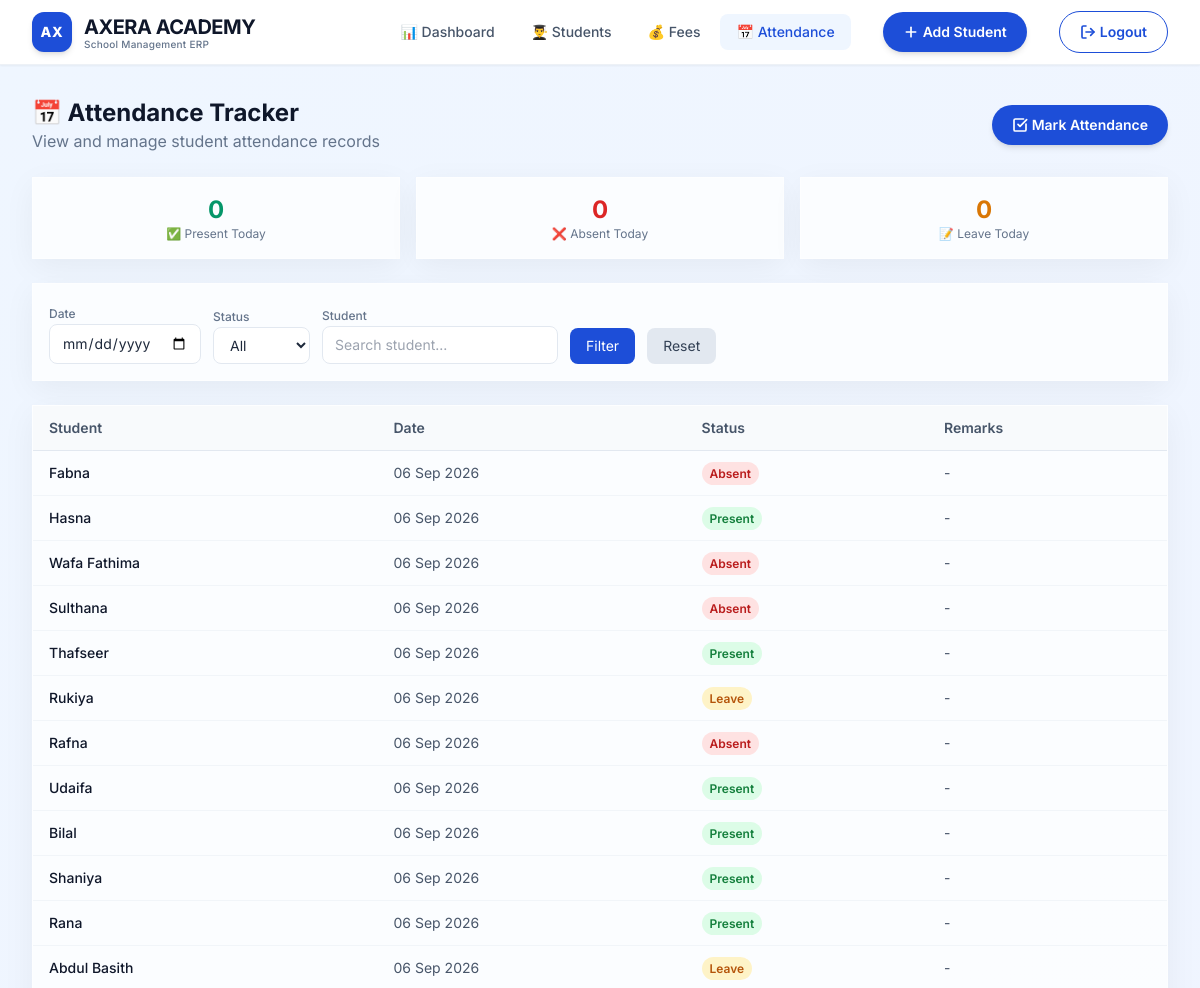
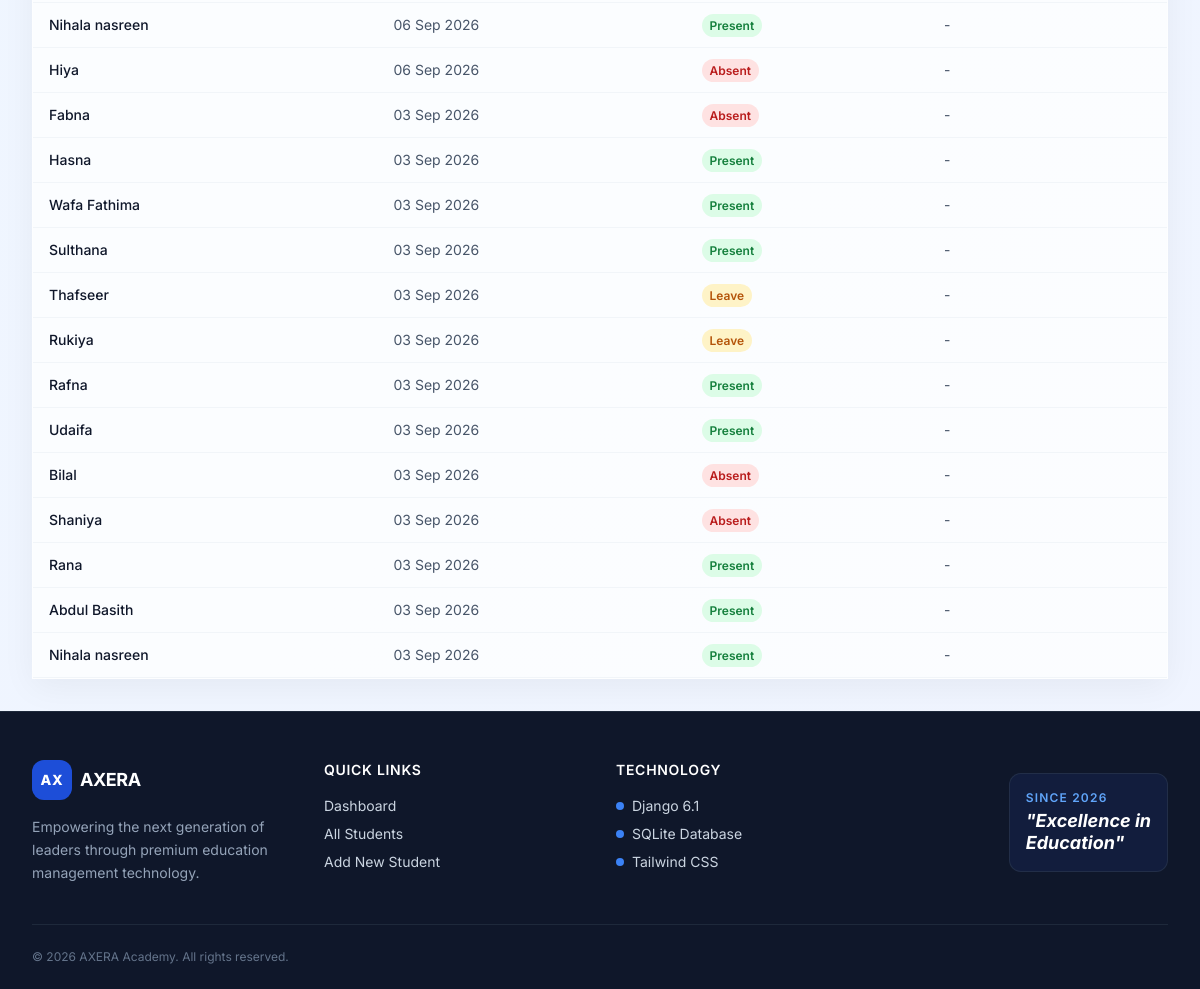
Page /attendance/ (signed in) on the earlier database version (2 pictures, top to bottom).
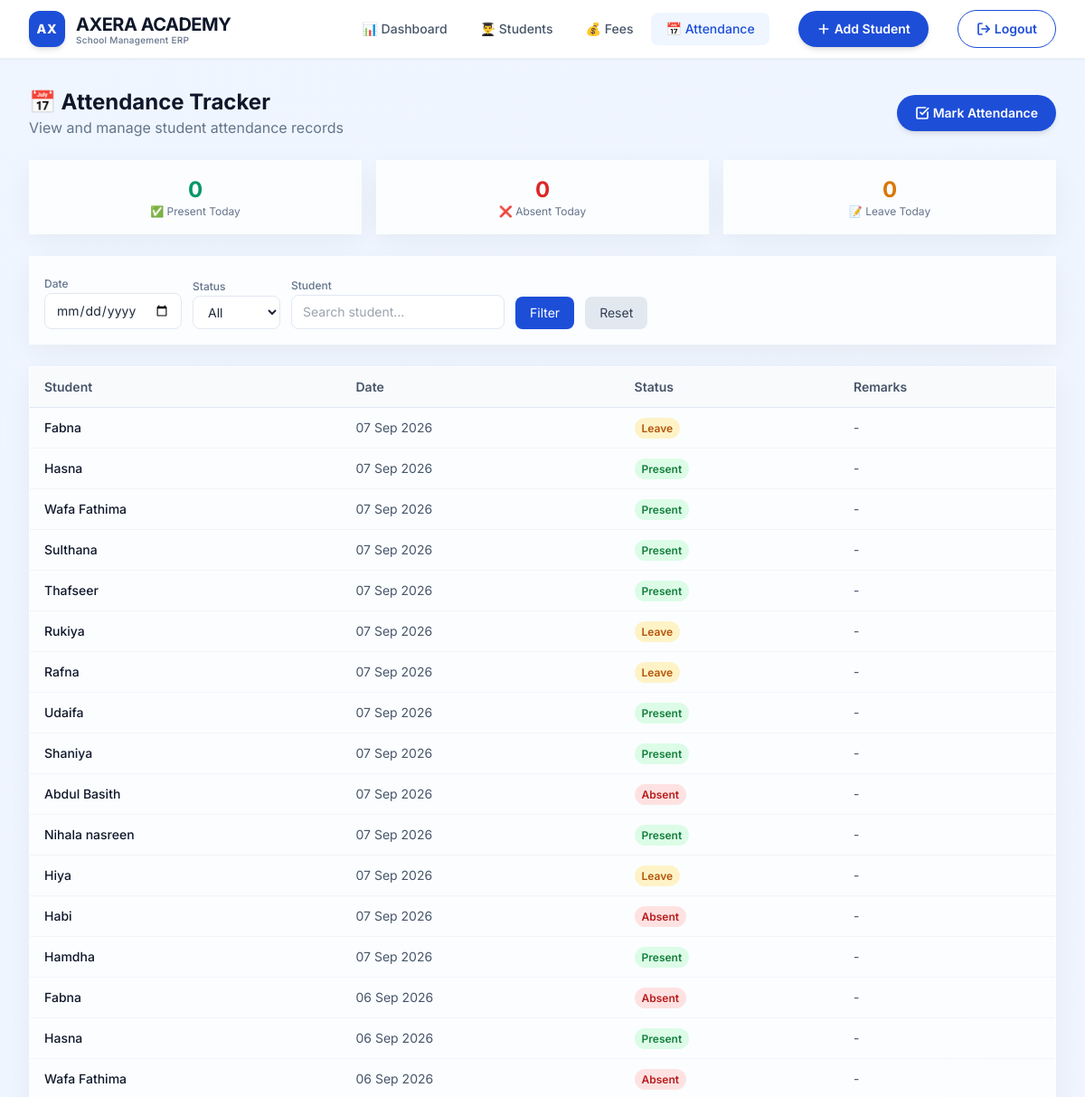
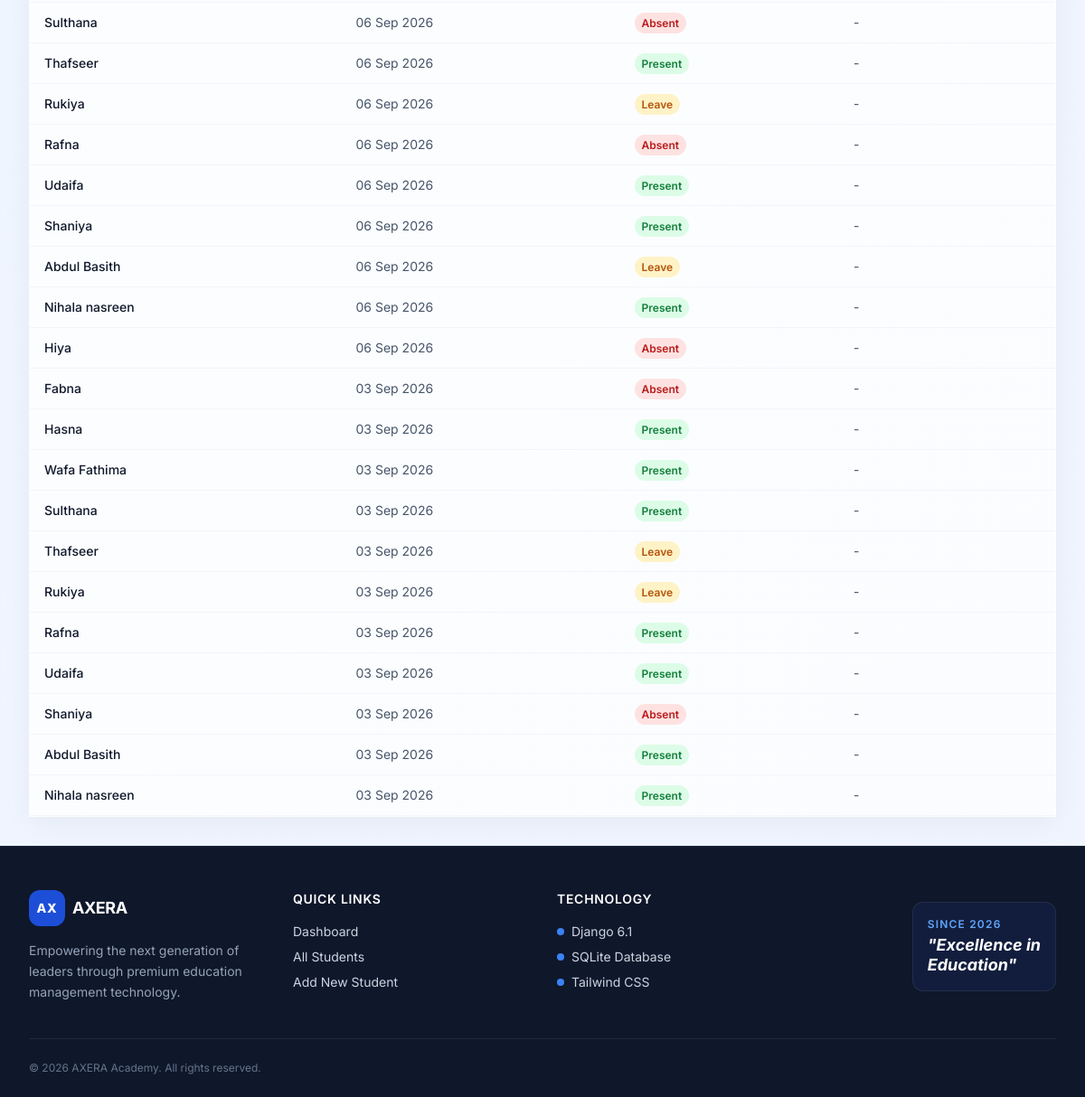
Same page on the later database version (2 pictures, top to bottom).
### students/models.py (models this page shows, shortened)
class Attendance(models.Model):
    STATUS_CHOICES = [
        ('Present', 'Present'),
        ('Absent', 'Absent'),
        ('Leave', 'Leave'),
    ]
    student = models.ForeignKey(Student, on_delete=models.CASCADE, related_name='attendances')
    date = models.DateField(default=timezone.now)
    status = models.CharField(max_length=10, choices=STATUS_CHOICES)
    remarks = models.CharField(max_length=200, blank=True)
    class Meta:
        unique_together = ['student', 'date']
        ordering = ['-date']

class Student(models.Model):
    GENDER_CHOICES = [
        ('Male', 'Male'),
        ('Female', 'Female'),
        ('Other', 'Other'),
    ]
    name = models.CharField(max_length=100)
    age = models.IntegerField()
    gender = models.CharField(max_length=10, choices=GENDER_CHOICES)
    class_name = models.CharField(max_length=50)
    phone = models.CharField(max_length=15)
    email = models.EmailField()
    address = models.TextField()
    admission_date = models.DateField(default=timezone.now)
    is_active = models.BooleanField(default=True)
    class Meta:
        ordering = ['-id']

### students/views.py (the view)
@login_required
def attendance_list(request):
    attendances = (
        Attendance.objects
        .all()
        .select_related('student')
    )
    date_filter = request.GET.get(
        'date',
        ''
    )
    if date_filter:
        attendances = attendances.filter(
            date=date_filter
        )
    status_filter = request.GET.get(
        'status',
        ''
    )
    if status_filter:
        attendances = attendances.filter(
            status=status_filter
        )
    student_filter = request.GET.get(
        'student',
        ''
    )
    if student_filter:
        attendances = attendances.filter(
            student__name__icontains=student_filter
        )
    today = timezone.now().date()
    today_attendance = Attendance.objects.filter(
        date=today
    )
    present_today = today_attendance.filter(
        status='Present'
    ).count()
    absent_today = today_attendance.filter(
        status='Absent'
    ).count()
    leave_today = today_attendance.filter(
        status='Leave'
    ).count()
    context = {
        'attendances': attendances,
        'present_today': present_today,
        'absent_today': absent_today,
        'leave_today': leave_today,
        'date_filter': date_filter,
        'status_filter': status_filter,
    }
    return render(
        request,
        'attendance_list.html',
        context
    )

### students/templates/attendance_list.html (shortened to what the changed rows need)
{% extends 'base.html' %}
{% block content %}
<div class="animate-fade-up">
    <div class="flex flex-col md:flex-row justify-between items-start md:items-center gap-4 mb-6">
        <div>
            <h2 class="text-2xl font-bold text-slate-900">📅 Attendance Tracker</h2>
        </div>
    </div>
    <div class="premium-card p-0 overflow-hidden">
        <div class="overflow-x-auto">
            <table class="w-full text-sm">
                <thead class="bg-slate-50 border-b border-slate-200">
                    <tr>
                        <th class="px-4 py-3 text-left font-semibold text-slate-600">Student</th>
                        <th class="px-4 py-3 text-left font-semibold text-slate-600">Date</th>
                        <th class="px-4 py-3 text-left font-semibold text-slate-600">Status</th>
                        <th class="px-4 py-3 text-left font-semibold text-slate-600">Remarks</th>
                    </tr>
                </thead>
                <tbody>
                    {% for att in attendances %}
                    <tr class="border-b border-slate-100 hover:bg-slate-50 transition">
                        <td class="px-4 py-3">
    <a href="{% url 'student_profile' att.student.id %}" class="text-slate-900 hover:text-blue-600 hover:underline font-medium">
        {{ att.student.name }}
    </a>
</td>
                        <td class="px-4 py-3 text-slate-600">{{ att.date|date:"d M Y" }}</td>
                        <td class="px-4 py-3">
                            <span class="px-2 py-1 rounded-full text-xs font-semibold {% if att.status == 'Present' %}bg-green-100 text-green-700{% elif att.status == 'Absent' %}bg-red-100 text-red-700{% else %}bg-amber-100 text-amber-700{% endif %}">
                                {{ att.status }}
                            </span>
                        </td>
                        <td class="px-4 py-3 text-slate-600">{{ att.remarks|default:"-" }}</td>
                    </tr>
                    {% empty %}
                    <tr><td colspan="4" class="px-4 py-8 text-center text-slate-500">No attendance records found</td></tr>
                    {% endfor %}
                </tbody>
            </table>
        </div>
    </div>
</div>
{% endblock %}

Differences in the rows shown:
removed Attendance: student.name "Bilal", date "06 Sep 2026", status "Present", remarks "-"
removed Attendance: student.name "Rana", date "06 Sep 2026", status "Present", remarks "-"
removed Attendance: student.name "Bilal", date "03 Sep 2026", status "Absent", remarks "-"
removed Attendance: student.name "Rana", date "03 Sep 2026", status "Present", remarks "-"
added Attendance: student.name "Fabna", date "07 Sep 2026", status "Leave", remarks "-"
added Attendance: student.name "Hasna", date "07 Sep 2026", status "Present", remarks "-"
added Attendance: student.name "Wafa Fathima", date "07 Sep 2026", status "Present", remarks "-"
added Attendance: student.name "Sulthana", date "07 Sep 2026", status "Present", remarks "-"
added Attendance: student.name "Thafseer", date "07 Sep 2026", status "Present", remarks "-"
added Attendance: student.name "Rukiya", date "07 Sep 2026", status "Leave", remarks "-"
added Attendance: student.name "Rafna", date "07 Sep 2026", status "Leave", remarks "-"
added Attendance: student.name "Udaifa", date "07 Sep 2026", status "Present", remarks "-"
added Attendance: student.name "Shaniya", date "07 Sep 2026", status "Present", remarks "-"
added Attendance: student.name "Abdul Basith", date "07 Sep 2026", status "Absent", remarks "-"
added Attendance: student.name "Nihala nasreen", date "07 Sep 2026", status "Present", remarks "-"
added Attendance: student.name "Hiya", date "07 Sep 2026", status "Leave", remarks "-"
added Attendance: student.name "Habi", date "07 Sep 2026", status "Absent", remarks "-"
added Attendance: student.name "Hamdha", date "07 Sep 2026", status "Present", remarks "-"
